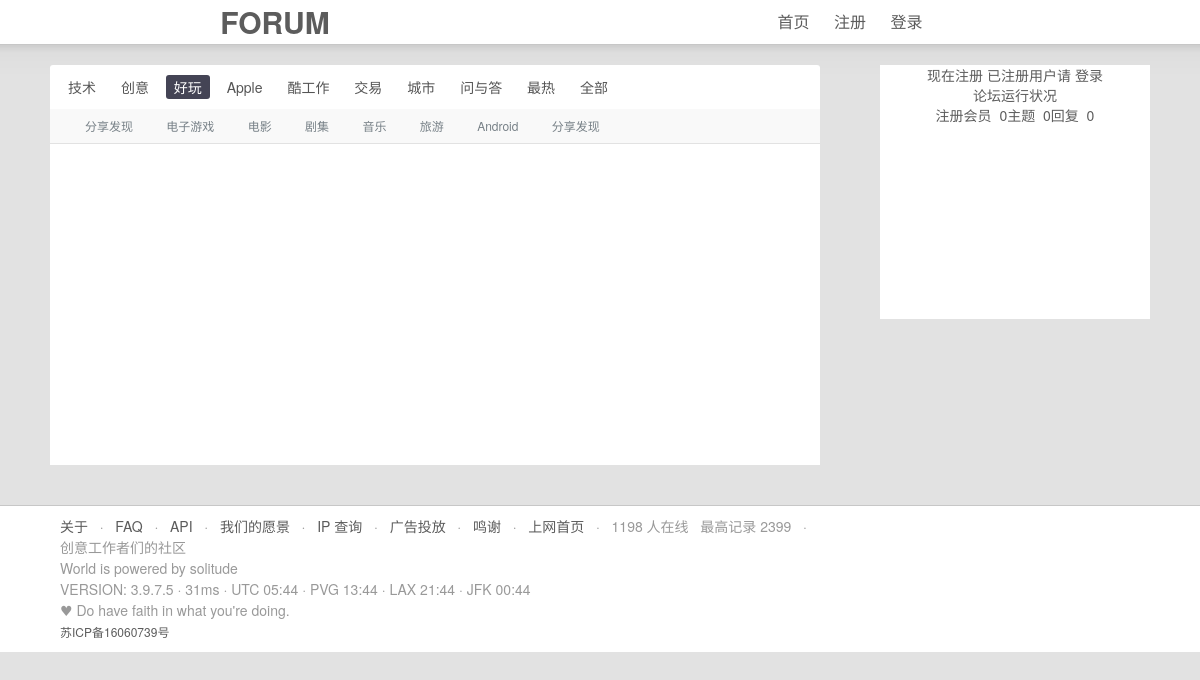
The app's page /index.php?tab=好玩 with its own data.
### tables this page shows
create table node(
	node_id int unsigned not null auto_increment primary key,
	node_name char(20) not null
);

create table tab(
	tab_id int unsigned not null,
	tab_name char(20) not null,
	node_id int unsigned not null
);

### index.php (called while the page is built, shortened)
<?php
try {
    display_wrapper('index');
}
catch (Exception $e) {
    ob_end_clean();
    display_head($e->getMessage());
    echo $e->getMessage();
    exit;
}

### php/display_index.php (the view, shortened to what this page needs)
<?php
function display_index($tabname='技术') {
    $tab=array('技术','创意','好玩','Apple','酷工作','交易','城市','问与答','最热','全部');
    if(isset($_REQUEST['tab'])) {
        if(in_array($tabname,$tab)) {
            $tabname = $_REQUEST['tab'];
        }
        else {
            throw new Exception('404: Not Found');
        }
    }
?>
    <div class="inner">
        <?php
        echo "<a class=".(($tabname===$tab[0]) ? 'tab_current' : 'tab')." href='../forum/index.php?tab=$tab[0]'>$tab[0]</a>";
        for($i=1; $i<10; $i++) {
            echo "<a class=".(($tabname===$tab[$i]) ? 'tab_current' : 'tab')." href='../forum/index.php?tab=$tab[$i]'>$tab[$i]</a>";
        }
        ?>
    </div>
    <div class="cell">
        <?php
        display_node($tabname);
        ?>
    </div>
<?php
}
function display_node($tabname) {
    $conn = db_connect();
    $query = "select * from tab,node where tab.tab_name='$tabname' and tab.node_id=node.node_id";
    $result = $conn->query($query);
    if($result->num_rows>0) {
        $row=$result->fetch_assoc();
        echo "<a href='./php/node.php?nodename=$row[node_name]'>$row[node_name]</a>";
        while($row=$result->fetch_assoc()) {
            echo "<a href='./php/node.php?nodename=$row[node_name]'>$row[node_name]</a>";
        }
    }
}
    ?>

### static/styles/main.css (style rules this page uses)
body { background-color: #e2e2e2; }
.inner { padding: 10px; font-size: 14px; line-height: 150%; text-align: left; }
a.tab { display: inline-block; font-size: 14px; line-height: 14px; padding: 5px 8px 5px 8px; margin-right: 5px; border-radius: 3px; color: #555; }
a.tab_current { display: inline-block; font-size: 14px; line-height: 14px; padding: 5px 8px 5px 8px; margin-right: 5px; border-radius: 3px; background-color: #445; color: #fff; text-decoration: none; }
.cell { padding: 10px 10px 10px 20px; font-size: 12px; line-height: 120%; text-align: left; border-bottom: 1px solid #e2e2e2; background-color: #f9f9f9; }
.cell a { margin: 0 15px; font-size: 12px; color: #778087; text-decoration: none; }

### records on screen
node: node_name "分享发现"
tab: node.node_name "电子游戏"
tab: node.node_name "电影"
tab: node.node_name "剧集"
tab: node.node_name "音乐"
tab: node.node_name "旅游"
tab: node.node_name "Android"
tab: node.node_name "分享发现"

### other values on screen
$result->num_rows "0"
$tab[0] "技术"
$tab[$i] "创意"
$tab[$i] "好玩"
$tab[$i] "Apple"
$tab[$i] "酷工作"
$tab[$i] "交易"
$tab[$i] "城市"
$tab[$i] "问与答"
$tab[$i] "最热"
$tab[$i] "全部"
